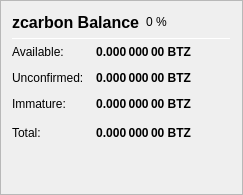
                   <widget class="QFrame" name="frame_ZerocoinBalances">
                    <property name="frameShape">
                     <enum>QFrame::StyledPanel</enum>
                    </property>
                    <property name="frameShadow">
                     <enum>QFrame::Raised</enum>
                    </property>
                    <layout class="QVBoxLayout" name="verticalLayout_7">
                     <item>
                      <layout class="QHBoxLayout" name="horizontalLayout_8" stretch="0,0,0">
                       <item>
                        <widget class="QLabel" name="label_5z_3">
                         <property name="minimumSize">
                          <size>
                           <width>0</width>
                           <height>20</height>
                          </size>
                         </property>
                         <property name="font">
                          <font>
                           <pointsize>12</pointsize>
                           <weight>75</weight>
                           <bold>true</bold>
                          </font>
                         </property>
                         <property name="text">
                          <string>zcarbon Balance</string>
                         </property>
                        </widget>
                       </item>
                       <item>
                        <widget class="QLabel" name="labelzcarbonPercent">
                         <property name="text">
                          <string notr="true">0 %</string>
                         </property>
                        </widget>
                       </item>
                       <item>
                        <spacer name="horizontalSpacer_11">
                         <property name="orientation">
                          <enum>Qt::Horizontal</enum>
                         </property>
                         <property name="sizeHint" stdset="0">
                          <size>
                           <width>40</width>
                           <height>20</height>
                          </size>
                         </property>
                        </spacer>
                       </item>
                      </layout>
                     </item>
                     <item>
                      <widget class="Line" name="line_ZerocoinBalance">
                       <property name="minimumSize">
                        <size>
                         <width>0</width>
                         <height>1</height>
                        </size>
                       </property>
                       <property name="maximumSize">
                        <size>
                         <width>16777215</width>
                         <height>1</height>
                        </size>
                       </property>
                       <property name="orientation">
                        <enum>Qt::Horizontal</enum>
                       </property>
                      </widget>
                     </item>
                     <item>
                      <layout class="QGridLayout" name="gridLayout_5">
                       <property name="spacing">
                        <number>12</number>
                       </property>
                       <item row="1" column="0">
                        <widget class="QLabel" name="labelzBalanceMatureText">
                         <property name="toolTip">
                          <string>Mature: more than 20 confirmation and more than 1 mint of the same denomination after it was minted.
These zcarbon are spendable.</string>
                         </property>
                         <property name="text">
                          <string>Available:</string>
                         </property>
                        </widget>
                       </item>
                       <item row="1" column="1">
                        <widget class="QLabel" name="labelzBalanceMature">
                         <property name="font">
                          <font>
                           <weight>75</weight>
                           <bold>true</bold>
                          </font>
                         </property>
                         <property name="toolTip">
                          <string>Mature: more than 20 confirmation and more than 1 mint of the same denomination after it was minted.
These zcarbon are spendable.</string>
                         </property>
                         <property name="text">
                          <string notr="true">0.000 000 00 BTZ</string>
                         </property>
                         <property name="alignment">
                          <set>Qt::AlignRight|Qt::AlignTrailing|Qt::AlignVCenter</set>
                         </property>
                        </widget>
                       </item>
                       <item row="2" column="0">
                        <widget class="QLabel" name="labelzBalanceUnconfirmedText">
                         <property name="toolTip">
                          <string>Unconfirmed: less than 20 confirmations
Immature: confirmed, but less than 1 mint of the same denomination after it was minted</string>
                         </property>
                         <property name="text">
                          <string>Unconfirmed:</string>
                         </property>
                        </widget>
                       </item>
                       <item row="2" column="1">
                        <widget class="QLabel" name="labelzBalanceUnconfirmed">
                         <property name="font">
                          <font>
                           <weight>75</weight>
                           <bold>true</bold>
                          </font>
                         </property>
                         <property name="toolTip">
                          <string>Unconfirmed: less than 20 confirmations
Immature: confirmed, but less than 1 mint of the same denomination after it was minted</string>
                         </property>
                         <property name="text">
                          <string notr="true">0.000 000 00 BTZ</string>
                         </property>
                         <property name="alignment">
                          <set>Qt::AlignRight|Qt::AlignTrailing|Qt::AlignVCenter</set>
                         </property>
                        </widget>
                       </item>
                       <item row="3" column="0">
                        <widget class="QLabel" name="labelzBalanceImmatureText">
                         <property name="toolTip">
                          <string>Unconfirmed: less than 20 confirmations
Immature: confirmed, but less than 1 mint of the same denomination after it was minted</string>
                         </property>
                         <property name="text">
                          <string>Immature:</string>
                         </property>
                        </widget>
                       </item>
                       <item row="3" column="1">
                        <widget class="QLabel" name="labelzBalanceImmature">
                         <property name="font">
                          <font>
                           <weight>75</weight>
                           <bold>true</bold>
                          </font>
                         </property>
                         <property name="toolTip">
                          <string>Unconfirmed: less than 20 confirmations
Immature: confirmed, but less than 1 mint of the same denomination after it was minted</string>
                         </property>
                         <property name="text">
                          <string notr="true">0.000 000 00 BTZ</string>
                         </property>
                         <property name="alignment">
                          <set>Qt::AlignRight|Qt::AlignTrailing|Qt::AlignVCenter</set>
                         </property>
                        </widget>
                       </item>
                       <item row="4" column="0">
                        <widget class="QLabel" name="labelzBalanceText">
                         <property name="toolTip">
                          <string>Your current zcarbon balance, unconfirmed and immature zcarbon included.</string>
                         </property>
                         <property name="text">
                          <string>Total:</string>
                         </property>
                        </widget>
                       </item>
                       <item row="4" column="1">
                        <widget class="QLabel" name="labelzBalance">
                         <property name="font">
                          <font>
                           <weight>75</weight>
                           <bold>true</bold>
                          </font>
                         </property>
                         <property name="cursor">
                          <cursorShape>IBeamCursor</cursorShape>
                         </property>
                         <property name="toolTip">
                          <string>Your current zcarbon balance, unconfirmed and immature zcarbon included.</string>
                         </property>
                         <property name="text">
                          <string notr="true">0.000 000 00 BTZ</string>
                         </property>
                         <property name="alignment">
                          <set>Qt::AlignRight|Qt::AlignTrailing|Qt::AlignVCenter</set>
                         </property>
                         <property name="textInteractionFlags">
                          <set>Qt::LinksAccessibleByMouse|Qt::TextSelectableByKeyboard|Qt::TextSelectableByMouse</set>
                         </property>
                        </widget>
                       </item>
                       <item row="4" column="2">
                        <spacer name="horizontalSpacer_4">
                         <property name="orientation">
                          <enum>Qt::Horizontal</enum>
                         </property>
                         <property name="sizeHint" stdset="0">
                          <size>
                           <width>40</width>
                           <height>20</height>
                          </size>
                         </property>
                        </spacer>
                       </item>
                      </layout>
                     </item>
                     <item>
                      <spacer name="verticalSpacer_4">
                       <property name="orientation">
                        <enum>Qt::Vertical</enum>
                       </property>
                       <property name="sizeHint" stdset="0">
                        <size>
                         <width>20</width>
                         <height>40</height>
                        </size>
                       </property>
                      </spacer>
                     </item>
                    </layout>
                   </widget>
